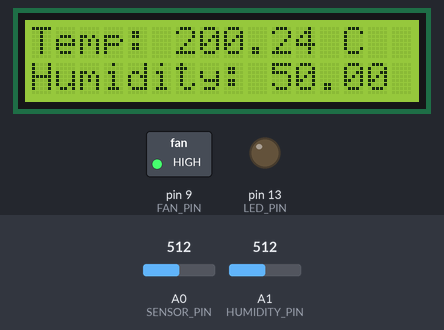
Simulated run of this sketch. Board: Arduino Uno, built with avr-gcc and run on an emulated ATmega328P. Parts: 16×2 character LCD, switched loads named in the sketch (green lamp = pin HIGH), output pins drawn as LEDs (lit = HIGH). The test bench sets the inputs (shaded band); at power-on: A1 (HUMIDITY_PIN) = 512, A0 (SENSOR_PIN) = 512.

Above: at 1.2 s.
1.3 s: A1 (HUMIDITY_PIN) set to 419
At 2.8 s:
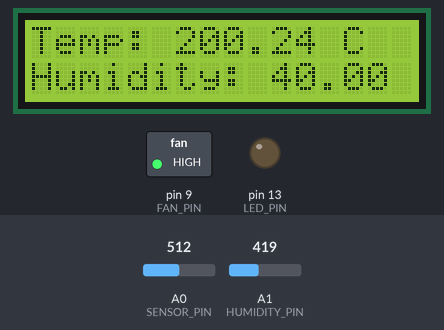
3.6 s: A1 (HUMIDITY_PIN) set to 396
At 5.4 s:
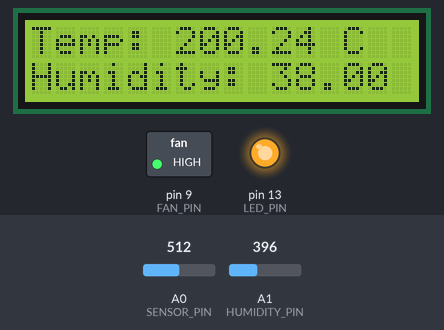
5.7 s: A0 (SENSOR_PIN) set to 164
At 7.2 s:
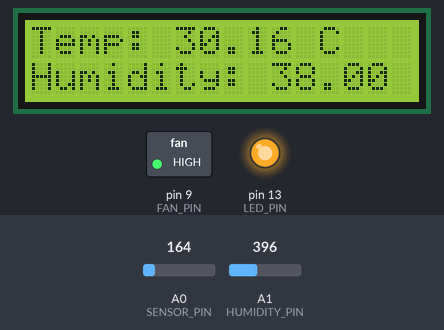
7.8 s: A0 (SENSOR_PIN) set to 145
At 8.8 s:
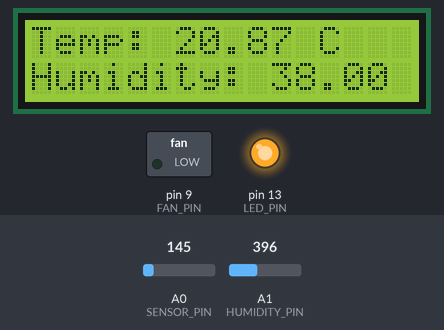
9.8 s: A1 (HUMIDITY_PIN) set to 511
At 11.6 s:
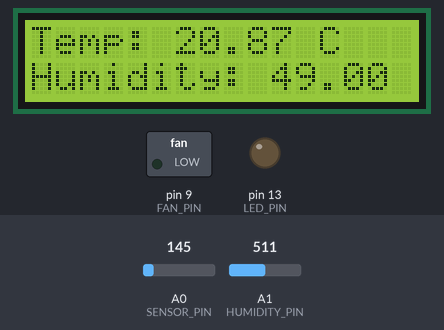
11.9 s: A0 (SENSOR_PIN) set to 122
At 13.1 s:
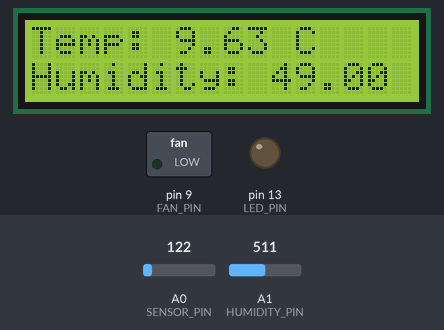
Timing chart, 0 to 14.9 s (numbered marks = the images above; inputs shaded):
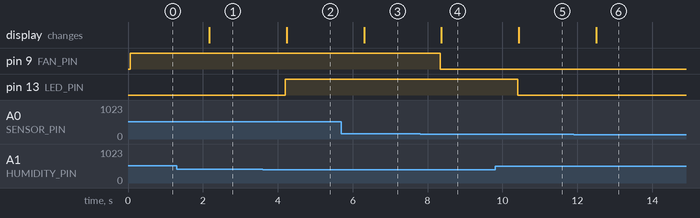

Measured:
- the behaviour switches between 410 and 409 on A1 (HUMIDITY_PIN) (found by bisection; images 1 and 2)
- the behaviour switches between 154 and 153 on A0 (SENSOR_PIN) (found by bisection; images 3 and 4)
- after the input at 1.3 s, the display: changes after 0.87 s (image 1)
- after the input at 3.6 s, pin 13 (LED_PIN): LOW → HIGH after 0.60 s; the display: changes after 0.64 s (image 2)
- after the input at 5.7 s, the display: changes after 0.60 s (image 3)
- after the input at 7.8 s, pin 9 (FAN_PIN): HIGH → LOW after 0.54 s; the display: changes after 0.57 s (image 4)
- after the input at 9.8 s, pin 13 (LED_PIN): HIGH → LOW after 0.60 s; the display: changes after 0.64 s (image 5)
- after the input at 11.9 s, the display: changes after 0.60 s (image 6)

The sketch:

ejemplo.ino
```cpp
#include <Wire.h>
#include <LiquidCrystal_I2C.h>

#define SENSOR_PIN A0
#define HUMIDITY_PIN A1
#define FAN_PIN 9
#define LED_PIN 13

// Inicializar la pantalla LCD
LiquidCrystal_I2C lcd(0x27, 16, 2);

struct SensorData {
    float temperature;
    float humidity;
};

// Clase para manejar el control del invernadero
class GreenhouseControl {
  private:
    int fanPin;
    int ledPin;
    float tempThreshold;
    float humThreshold;

  public:
    GreenhouseControl(int fan, int led, float tempThres, float humThres) {
        fanPin = fan;
        ledPin = led;
        tempThreshold = tempThres;
        humThreshold = humThres;
        pinMode(fanPin, OUTPUT);
        pinMode(ledPin, OUTPUT);
    }

    void update(SensorData *data) {
        if (data->temperature > tempThreshold) {
            digitalWrite(fanPin, HIGH);
        } else {
            digitalWrite(fanPin, LOW);
        }

        if (data->humidity < humThreshold) {
            digitalWrite(ledPin, HIGH);
        } else {
            digitalWrite(ledPin, LOW);
        }
    }
};

// Declaración de funciones
float readTemperature(int pin);
float readHumidity(int pin);
void displayData(SensorData *data);

GreenhouseControl greenhouse(FAN_PIN, LED_PIN, 25.0, 40.0);

void setup() {
    Serial.begin(9600);
    lcd.begin();
    lcd.backlight();
}

void loop() {
    // Leer los sensores y almacenar los valores en una estructura
    SensorData data;
    data.temperature = readTemperature(SENSOR_PIN);
    data.humidity = readHumidity(HUMIDITY_PIN);

    // Actualizar el estado del invernadero
    greenhouse.update(&data);

    // Mostrar los datos en el LCD
    displayData(&data);

    delay(1000);
}

float readTemperature(int pin) {
    int reading = analogRead(pin);
    float voltage = reading * (5.0 / 1023.0);
    float temperature = (voltage - 0.5) * 100;
    return temperature;
}

float readHumidity(int pin) {
    int reading = analogRead(pin);
    return map(reading, 0, 1023, 0, 100);
}

void displayData(SensorData *data) {
    lcd.clear();
    lcd.setCursor(0, 0);
    lcd.print("Temp: ");
    lcd.print(data->temperature);
    lcd.print(" C");

    lcd.setCursor(0, 1);
    lcd.print("Humidity: ");
    lcd.print(data->humidity);
    lcd.print(" %");
}
```
